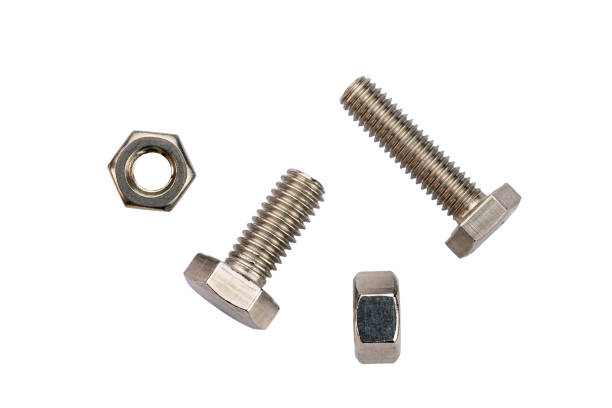
%> input picture gg.jpg, 612 x 408 px
$ octave klasifikasi_bentuk_berdasarkan_citra.m   (GNU Octave 9; MATLAB toolbox functions it lacks are replaced by stand-ins)
%> lines starting %> are read from the running program, lines starting %| are printed output that depends on the picture; in (x1, y1, x2, y2) boxes, pixels count from 0 and x2, y2 are one past the last pixel; in counts of white or black regions, pixels touching at a corner belong together; the program's own positions count from 1
clc; clear; close all; warning off all;

% membaca citra rgb

A = imread("gg.jpg");
%> A is the input picture: size 408x612x3 uint8; mean R, G, B 242.7, 241.4, 240.3
figure, imshow(A);

%mengkonversi citra rgb menjadi grayscale

B = rgb2gray(A);
figure, imshow(B);

%melakukan operasi thresholding //segmentasi citra memisahkan background
%objek

C = imbinarize(B);
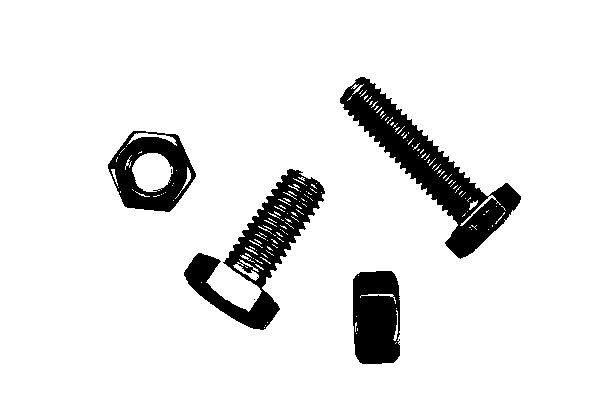
%> C: size 408x612 logical; 90.8% white; 6 black regions (2 under 20 px), largest, box (x1, y1, x2, y2) and area: (340, 77, 521, 259) 8536, (184, 169, 325, 330) 6916, (353, 271, 400, 364) 3960, (108, 131, 196, 212) 3669
figure, imshow(C);

%melakukan operasi komplemen
D = imcomplement(C);
figure, imshow(D);

%melakukan operasi morfologi fillings hole (mengisi lubang-lubang hitam
%menjadi warna putih pada sebuah objek).
E = imfill(D,'holes');
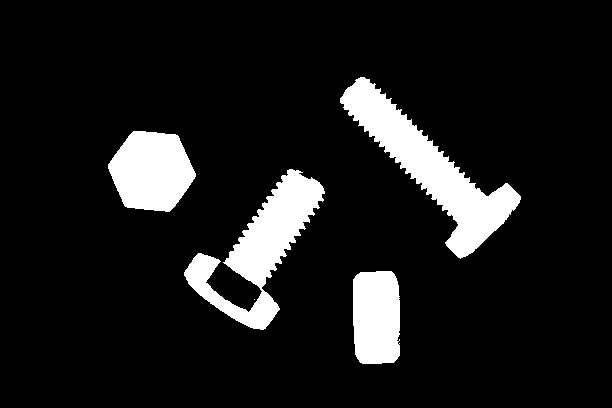
%> E: size 408x612 logical; 10.5% white; 5 white regions (1 under 20 px)
figure, imshow(E);

%melakukan pelablen // memberikan pengurutan dari sebuah objeck
%
[labeled,numObjects] = bwlabel(E);
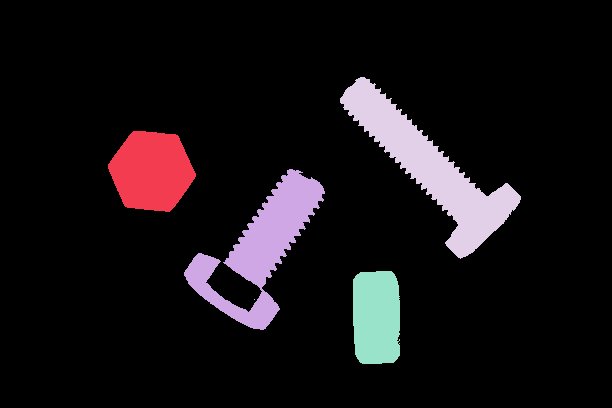
%> labeled: size 408x612 double; 6 distinct labels, from 0 to 5; one colour per label, 0 black
%> numObjects = 5
figure, imshow(labeled,[]);
labeledrgb = label2rgb(E);
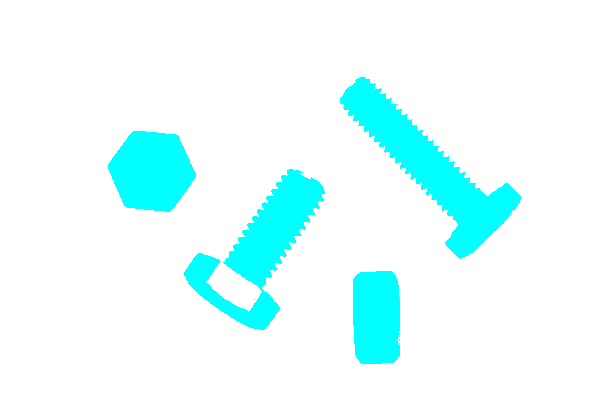
%> labeledrgb: size 408x612x3 uint8; mean R, G, B 228.2, 255, 255
figure, imshow(labeledrgb, [])

%melakukan ekstraksi fitur pada masing-masing objek

s = regionprops(labeled, 'Area','Perimeter','BoundingBox');
%> s = 5 regions; box (x1, y1, x2, y2), Area and Perimeter: (340, 77, 521, 259) 9139 727.7, (184, 169, 325, 330) 7709 768.1, (108, 131, 196, 212) 5272 263.4, (353, 271, 400, 364) 4110 262.9, (254, 299, 255, 300) 1 0
luas =  cat(1,s.Area);
%> luas = [5272; 7709; 1; 9139; 4110]
keliling = cat(1,s.Perimeter);
%> keliling = [263.4; 768.1; 0; 727.7; 262.9]
bbox = cat(1,s.BoundingBox);
%> bbox = [108.5 131.5 88 81; 184.5 169.5 141 161; 254.5 299.5 1 1; 340.5 77.5 181 182; 353.5 271.5 47 93]
metric = 4*pi * luas./(keliling.^2);
%> metric = [0.955; 0.164; Inf; 0.217; 0.747]


% klasifikasi bentuk pada masing-masing objeck
for k =1:numObjects
    if metric(k)>0.7
        A = insertObjectAnnotation(A,'rectangle',bbox(k,:),'Mur',...
            'LineWidth',3,'Color','y','FontSize',24);
    else
        A = insertObjectAnnotation(A,'rectangle',bbox(k,:),'Baut',...
            'LineWidth',3,'Color','y','FontSize',24);
    end
end
%> this loop made 5 passes
%> pass 1, `A = insertObjectAnnotation(A,'rectangle',bbox(k,:),'Mur', 'LineWidth',..`:
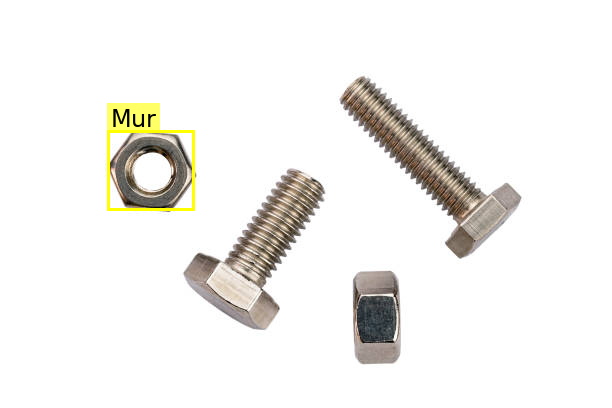
%> A: size 408x612x3 uint8; 0.96% of pixels changed, all inside (x1, y1, x2, y2) = (107, 103, 195, 211)
%> pass 3, `A = insertObjectAnnotation(A,'rectangle',bbox(k,:),'Mur', 'LineWidth',..`:
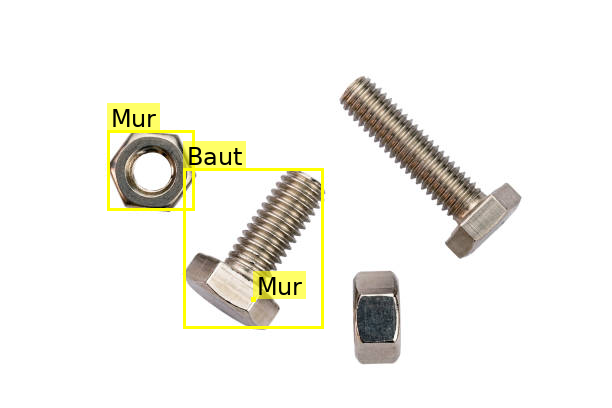
%> A: size 408x612x3 uint8; 2.92% of pixels changed, all inside (x1, y1, x2, y2) = (107, 103, 324, 329)
%> after the loop:
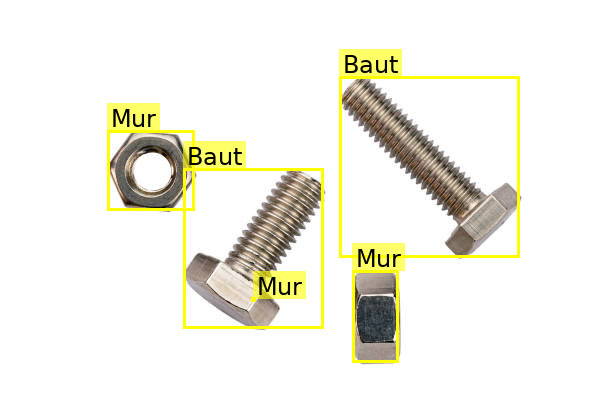
%> A: size 408x612x3 uint8; 5.29% of pixels changed, all inside (x1, y1, x2, y2) = (107, 49, 520, 363)

% menampilkan citra hasil kalsifikasi
figure, imshow(A);
